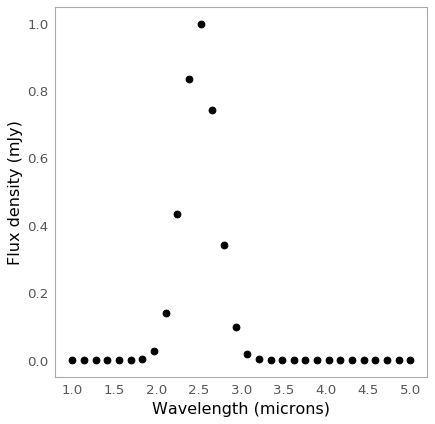

This chart was generated by the following Python code:
import numpy as np
from astropy import units as u

x = np.linspace(1, 5, 30) * u.micron
y = np.exp(-0.5 * (x - 2.5 * u.micron)**2 / (200 * u.nm)**2) * u.mJy
plt.plot(x, y, 'ko')
plt.xlabel('Wavelength (microns)')
plt.ylabel('Flux density (mJy)')
